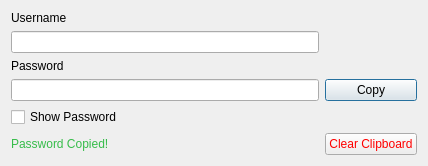
<?xml version="1.0" encoding="UTF-8"?>
<ui version="4.0">
 <class>Dialog</class>
 <widget class="QDialog" name="Dialog">
  <property name="geometry">
   <rect>
    <x>0</x>
    <y>0</y>
    <width>428</width>
    <height>158</height>
   </rect>
  </property>
  <property name="windowTitle">
   <string>Dialog</string>
  </property>
  <property name="modal">
   <bool>true</bool>
  </property>
  <layout class="QGridLayout" name="gridLayout">
   <item row="0" column="0">
    <widget class="QLabel" name="label_username">
     <property name="text">
      <string>Username</string>
     </property>
    </widget>
   </item>
   <item row="1" column="0">
    <widget class="QLineEdit" name="LE_Username"/>
   </item>
   <item row="2" column="0">
    <widget class="QLabel" name="label_pass">
     <property name="text">
      <string>Password</string>
     </property>
    </widget>
   </item>
   <item row="3" column="0">
    <widget class="QLineEdit" name="LE_Password">
     <property name="echoMode">
      <enum>QLineEdit::Password</enum>
     </property>
    </widget>
   </item>
   <item row="4" column="0">
    <widget class="QCheckBox" name="checkBox">
     <property name="text">
      <string>Show Password</string>
     </property>
    </widget>
   </item>
   <item row="5" column="0">
    <widget class="QLabel" name="label_copied">
     <property name="enabled">
      <bool>true</bool>
     </property>
     <property name="styleSheet">
      <string notr="true">color: rgb(54, 188, 74);
font: 12pt &quot;Sans Serif&quot;;</string>
     </property>
     <property name="text">
      <string>Password Copied!</string>
     </property>
    </widget>
   </item>
   <item row="3" column="1">
    <widget class="QPushButton" name="PB_Copy">
     <property name="text">
      <string>Copy</string>
     </property>
    </widget>
   </item>
   <item row="5" column="1">
    <widget class="QPushButton" name="PB_ClearClip">
     <property name="styleSheet">
      <string notr="true">color: rgb(255, 0, 0);</string>
     </property>
     <property name="text">
      <string>Clear Clipboard</string>
     </property>
    </widget>
   </item>
  </layout>
 </widget>
 <resources/>
 <connections/>
</ui>
